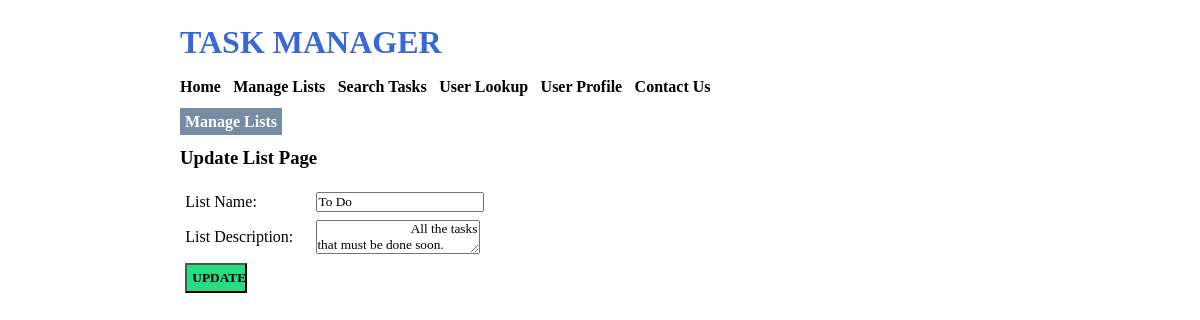
The app's page /update-list.php?list_id=1 (signed in) with its own data.
### tables this page shows
CREATE TABLE `tbl_lists` (
  `list_id` int(10) UNSIGNED NOT NULL AUTO_INCREMENT,
  `list_name` varchar(50) NOT NULL,
  `list_description` varchar(150) DEFAULT NULL,
  `notes` text DEFAULT NULL,
  PRIMARY KEY (`list_id`)
);

### update-list.php (the view, shortened to what this page needs)
<?php
    if(isset($_GET['list_id']))
    {
        $list_id = $_GET['list_id'];
        $conn = mysqli_connect(LOCALHOST, DB_USERNAME, DB_PASSWORD) or die(mysqli_error());
        $sql = "SELECT * FROM tbl_lists WHERE list_id=$list_id";
        $res = mysqli_query($conn, $sql);
        if($res==true)
        {
            $row = mysqli_fetch_assoc($res);
            $list_name = $row['list_name'];
            $list_description = $row['list_description'];
        }
        else
        {
            header('location:'.SITEURL.'manage-list.php');
        }
    }
?>
<html>
    <head>
        <link rel="stylesheet" href="<?php echo SITEURL; ?>css/style.css" />
    </head>
    <body>
        <div class="wrapper">
        <h1>TASK MANAGER</h1>
        <div class="menu">
            <a href="<?php echo SITEURL; ?>">Home</a>
            <a href="<?php echo SITEURL; ?>manage-list.php">Manage Lists</a>
            <a href="<?php echo SITEURL; ?>search.php">Search Tasks</a>
            <a href="<?php echo SITEURL; ?>user-check.php">User Lookup</a>
            <a href="<?php echo SITEURL; ?>profile.php">User Profile</a>
            <a href="<?php echo SITEURL; ?>contact.php">Contact Us</a>
        </div>
        <a class="btn-secondary" href="<?php echo SITEURL; ?>manage-list.php">Manage Lists</a>
        <h3>Update List Page</h3>
        <form method="POST" action="">
            <table class="tbl-half">
                <tr>
                    <td>List Name: </td>
                    <td><input type="text" name="list_name" value="<?php echo $list_name; ?>" required="required" /></td>
                </tr>
                <tr>
                    <td>List Description: </td>
                    <td>
                        <textarea name="list_description">
                            <?php echo $list_description; ?>
                        </textarea>
                    </td>
                </tr>
                <tr>
                    <td><input class="btn-lg btn-primary" type="submit" name="submit" value="UPDATE" /></td>
                </tr>
            </table>
        </form>
        </div>
    </body>
</html>

### css/style.css (style rules this page uses)
* { margin: 0; padding: 0; font-family: verdana; }
.wrapper { width: 70%; margin: 0 auto; padding: 2%; }
h1 { color: #3867d6; margin-bottom: 2%; }
h3 { margin: 2% 0; }
.menu { margin-bottom: 2%; }
.menu a { font-weight: bold; margin-right: 1%; color: black; text-decoration: none; }
.btn-primary { background-color: #26de81; padding: 5px; font-weight: bold; text-decoration: none; color: black; }
.btn-secondary { background-color: #778ca3; padding: 5px; font-weight: bold; text-decoration: none; color: white; }
.btn-lg { width: 50%; }
table tr td { padding: 1%; }
.tbl-half { width: 40%; }

### records on screen
tbl_lists: list_name "To Do", list_description "All the tasks that must be done soon."
